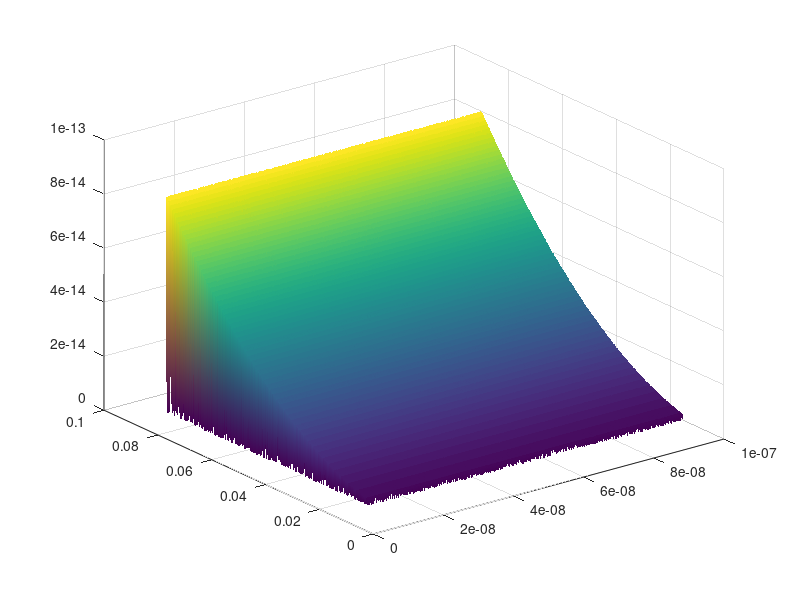

MATLAB code to generate this figure:
 clear all
 close all
% c1=sym('c1');
% r1=sym('r1');
% rx=sym('rx');
% cx=sym('cx');
% r3=sym('r3');
% r4=sym('r4');
% dr=sym('dr');
% f=sym('f');
% 
% z1=1/((1j * c1* 2 * pi * f)+(1/r1));
% z2=1/((1j * cx* 2 * pi * f)+(1/rx));
% z3=r3;
% z4=r4;
% 
% vd=((z3*z2)-(z1*z4))/((z1+z3)*(z2+z4));
% dvdr1=diff(abs(vd),r1)
[cx,dx]=meshgrid(10e-9:0.1e-9:100e-9,0.015:0.0001:0.09);
r3=1000;
f=10e3;
c1=150e-9;
r1=1./(2*pi.*c1*dx);
r4=(c1.*r3)./cx;
rx=1./(2*pi.*cx.*dx);
h=- (sign(r3 + 1./(1./r1 + pi*c1*f*2i)).*abs(r4./(1./r1 + pi*c1*f*2i) - r3./(1./rx + pi.*cx*f*2i)))./(r1.^2.*abs(r3 + 1./(1./r1 + c1*f*pi*2i)).^2.*abs(r4 + 1./(1./rx + pi.*cx*f*2i)).*(1./r1 + c1*f*pi*2i).^2) + (r4.*sign(r4./(1./r1 + pi*c1*f*2i) - r3./(1./rx + pi.*cx*f*2i)))./(r1.^2.*abs(r3 + 1./(1./r1 + pi*c1*f*2i)).*abs(r4 + 1./(1./rx + pi.*cx*f*2i)).*(1./r1 + c1*f*pi*2i).^2);

surf(cx,dx,abs(h));
shading interp;

